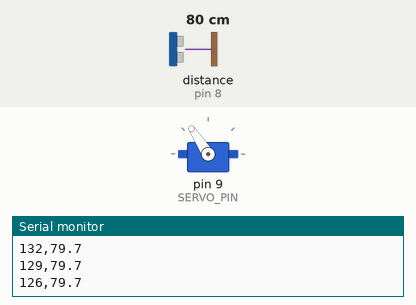
A sketch run on a simulated Arduino Uno, built with avr-gcc and run on an emulated ATmega328P. Shown: servo, the last lines printed to the serial monitor. Wiring (inferred from the names in the program): ultrasonic range finder: trigger pin 7; echo pin 8. Inputs (shaded band) come from the test bench; at power-on: distance to the obstacle (sensor on pin 8) 80 cm. The echo pulse lasts 58.3 µs per cm.

Above: at 4.38 s.
4.4 s: distance to the obstacle (sensor on pin 8) set to 299 cm
At 7.31 s:
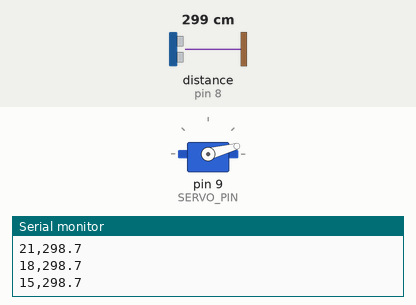
7.4 s: distance to the obstacle (sensor on pin 8) set to 2 cm
At 7.63 s:
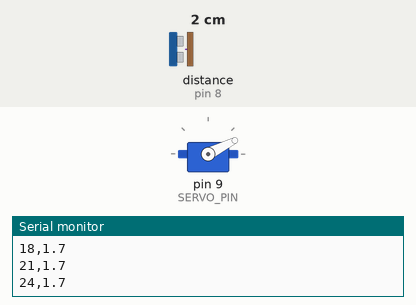
Timing chart, 0 to 16.4 s (numbered marks = the images above; inputs shaded):
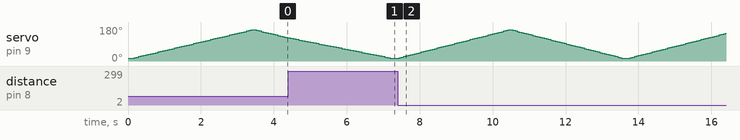

The sketch:

ultrasonicRadar.ino
```cpp
//ultrasonic radar

#include <Servo.h>

const int TRIG_PIN = 7;
const int ECHO_PIN = 8;

const int SERVO_PIN = 9;
const int MIN = 15; //minimum angle
const int MAX = 165; //max angle
const int STEP = 3; //step size

Servo servo; //delares name of servo

void setup() {
  Serial.begin(115200); //initialize baud rate
  pinMode(TRIG_PIN, OUTPUT);
  pinMode(ECHO_PIN, INPUT);

  servo.attach(SERVO_PIN);
  servo.write(15); //start at min
  delay(100);

  Serial.print("Starting");
}

void loop() {
  for (int angle = MIN; angle <= MAX; angle += STEP) { //sweep up
    measureAt(angle);
  }

  for (int angle = MAX; angle >= MIN; angle -= STEP) { //sweep down
    measureAt(angle);
  }

  delay(100); // short delay between pings
}

float readDistanceCm() {
  //start pin low
  digitalWrite(TRIG_PIN, LOW);
  delayMicroseconds(2);
//send 10 microsecond trigger
  digitalWrite(TRIG_PIN, HIGH);
  delayMicroseconds(10);
  digitalWrite(TRIG_PIN, LOW);

  //Measure how long till echo (stops when pin goes low)
  unsigned long duration = pulseIn(ECHO_PIN, HIGH, 30000); //give up after 30 ms

  if (duration == 0) { return 0; } //no distance found
  return duration * 0.0343 / 2; //speed of sound (343 m/s)
}

void measureAt(int angle) {
  servo.write(angle);
  delay(60); //60 ms delay
  float cm = readDistanceCm();
  Serial.print(angle);
  Serial.print(',');
  Serial.println(cm, 1); //distance to 1 decimal place
}
```
